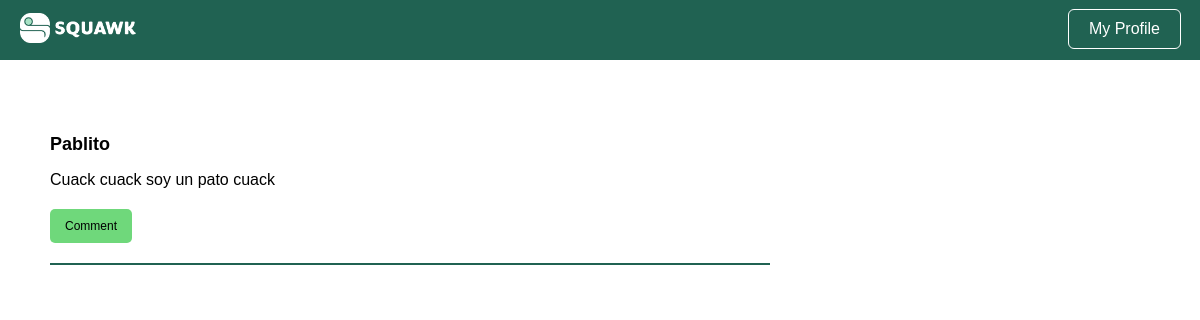
The page /thread/88 (signed in) on the database as committed earlier.
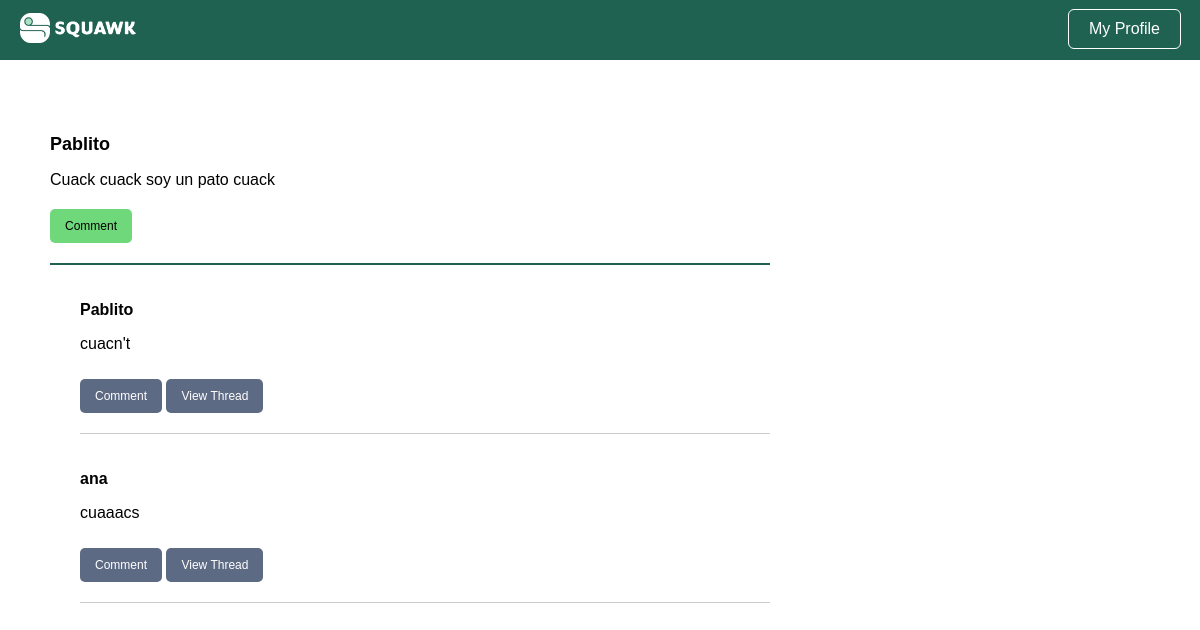
The same page on the database as committed later.
### tables this page shows
CREATE TABLE users (
  user_id INTEGER PRIMARY KEY AUTOINCREMENT,
  username VARCHAR NOT NULL,
  password VARCHAR NOT NULL,
  is_admin BOOLEAN NOT NULL
);

CREATE TABLE squawks (
  squawk_id INTEGER PRIMARY KEY AUTOINCREMENT,
  content VARCHAR NOT NULL,
  is_reply_to INT,
  user_id INT,
  created TIMESTAMP NOT NULL DEFAULT CURRENT_TIMESTAMP
);

### squawk_controller.py (the view)
def thread(squawk_id):
  user_id = session['user_id']
  squawk = ss.get_squawk(squawk_id=squawk_id)
  user = us.get_user(squawk.user_id).username
  squawk_info = (squawk, user)
  thread = ts.get_thread(squawk.squawk_id)
  thread_users = [us.get_user(squawk.user_id).username for squawk in thread]
  thread_info = list(zip(thread, thread_users))
  return render_template('thread.html', squawk_info=squawk_info, thread_info=thread_info, user_id=user_id)

### bl/squawk_service.py (called while the page is built)
  def get_squawk(self, squawk_id):
    squawk = self.squawkDAO.get(squawk_id)
    return squawk

### bl/thread_service.py (called while the page is built)
  def get_thread(self, squawk_id):
    squawk = self.squawkDAO.get(squawk_id)
    if not squawk:
      return []
    thread = self._get_replies(squawk_id)
    return thread

  def _get_replies(self, squawk_id):
    replies = []
    squawks = self.squawkDAO.getall()
    for x in squawks:
      if x.is_reply_to == squawk_id:
        replies.append(x)
    return replies

### bl/user_service.py (called while the page is built)
  def get_user(self, user_id):
    user = self.userDAO.get(user_id)
    return user

### dl/squawk_dao.py (called while the page is built)
  def get(self, squawkID):
    query = "SELECT * FROM squawks WHERE squawk_id = ?"
    result = self.DB.run_query(query, (squawkID, ))
    try:
      data = result.fetchone()
      squawk = Squawk(data)
      return squawk
    except:
      return None

### dl/user_dao.py (called while the page is built)
  def get(self, userID):
    query = "SELECT * FROM users WHERE user_id = ?"
    result = self.DB.run_query(query, (userID, ))
    try:
      data = result.fetchone()
      user = User(data)
      return user
    except:
      return None

### templates/thread.html (shortened to what this page needs)
<!DOCTYPE html>
<html>
  <head>
    <link rel="stylesheet" href="{{ url_for('static', filename='squawk_basic.css') }}" />
    <link rel="stylesheet" href="{{ url_for('static', filename='squawk_render.css') }}" />
  </head>
  <body>
    <div class="navbar">
      <a href="{{url_for('home')}}"><img src="{{ url_for('static', filename='img/squawk_long.png') }}" alt="Squawk Logo" class="logo"></a>
      <a href="{{ url_for('user', user_id=user_id) }}"><button class="login-button">My Profile</button></a>
    </div>
    <div class="board">
      <div class="squawk">
        <h4>
          <a href="{{url_for('user', user_id=squawk_info[0].user_id)}}"> {{squawk_info[1]}} </a>
        </h4>
        <p> {{squawk_info[0].content}} </p>
        <a href="{{ url_for('comment', is_reply_to=squawk_info[0].squawk_id) }}"><button id="{{squawk_info[0].squawk_id}}">Comment</button></a>
      </div>
      {% for thread, t_user in thread_info %}
      <div class="thread">
        <div class="comment">
          <p class="username">
            <a href="{{url_for('user', user_id=thread.user_id)}}"> {{t_user}} </a>
          </p>
          <p> {{thread.content}} </p>
          <a href="{{ url_for('comment', is_reply_to=thread.squawk_id) }}"><button id="{{thread.squawk_id}}">Comment</button></a>
          <a href="{{ url_for('thread', squawk_id=thread.squawk_id) }}"><button id="{{thread.squawk_id}}">View Thread</button></a>
        </div>
      </div>
      {% endfor %}
    </div>
  </body>
</html>

Rows that differ between the two databases and show on the page:
now on one of the page's lists (row unchanged): users: username "Pablito", content "cuacn't"
added users: username "ana", content "cuaaacs"
